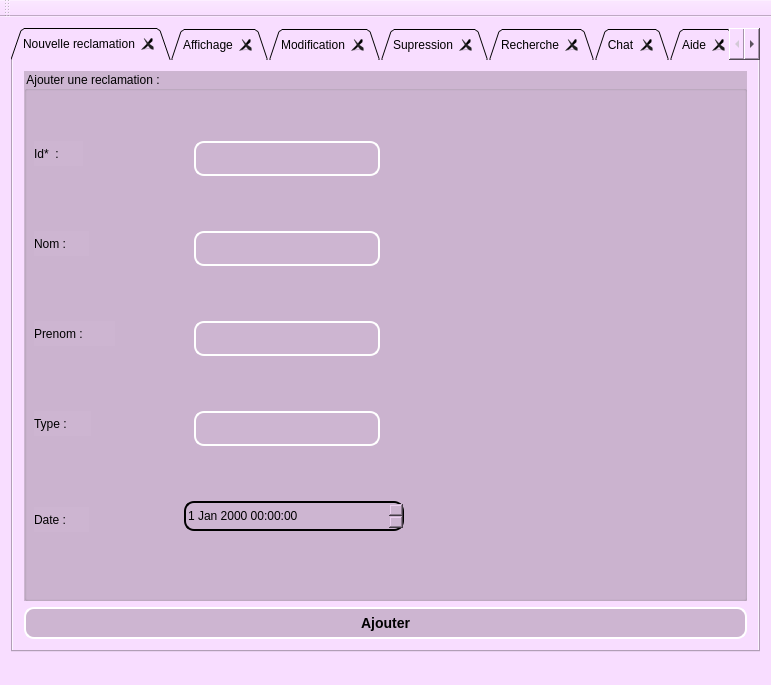
<?xml version="1.0" encoding="UTF-8"?>
<ui version="4.0">
 <class>MainWindow</class>
 <widget class="QMainWindow" name="MainWindow">
  <property name="geometry">
   <rect>
    <x>0</x>
    <y>0</y>
    <width>771</width>
    <height>685</height>
   </rect>
  </property>
  <property name="windowTitle">
   <string>Gestion des Clients</string>
  </property>
  <property name="styleSheet">
   <string notr="true">background-color: rgb(248, 221, 255);
</string>
  </property>
  <widget class="QWidget" name="centralWidget">
   <layout class="QVBoxLayout" name="verticalLayout_3">
    <item>
     <widget class="QTabWidget" name="tabWidget">
      <property name="cursor">
       <cursorShape>CrossCursor</cursorShape>
      </property>
      <property name="tabPosition">
       <enum>QTabWidget::North</enum>
      </property>
      <property name="tabShape">
       <enum>QTabWidget::Triangular</enum>
      </property>
      <property name="currentIndex">
       <number>0</number>
      </property>
      <property name="tabsClosable">
       <bool>true</bool>
      </property>
      <property name="movable">
       <bool>true</bool>
      </property>
      <widget class="QWidget" name="tab">
       <attribute name="title">
        <string>Nouvelle reclamation</string>
       </attribute>
       <layout class="QVBoxLayout" name="verticalLayout_5">
        <item>
         <widget class="QGroupBox" name="groupBox">
          <property name="styleSheet">
           <string notr="true">background-color: rgb(205, 181, 209);
font: 12pt &quot;MS Shell Dlg 2&quot;;</string>
          </property>
          <property name="title">
           <string>Ajouter une reclamation :</string>
          </property>
          <widget class="QLabel" name="label">
           <property name="geometry">
            <rect>
             <x>10</x>
             <y>70</y>
             <width>49</width>
             <height>25</height>
            </rect>
           </property>
           <property name="text">
            <string>Id*  :</string>
           </property>
          </widget>
          <widget class="QLineEdit" name="LE1">
           <property name="geometry">
            <rect>
             <x>170</x>
             <y>70</y>
             <width>186</width>
             <height>35</height>
            </rect>
           </property>
           <property name="styleSheet">
            <string notr="true">background-color: rgb(205, 181, 209);
    border-style: outset;
    border-width: 2px;
    border-radius: 10px;
    border-color: white;
    font: bold 14px;
    min-width: 10em;
    padding: 6px</string>
           </property>
          </widget>
          <widget class="QLabel" name="label_2">
           <property name="geometry">
            <rect>
             <x>10</x>
             <y>160</y>
             <width>55</width>
             <height>25</height>
            </rect>
           </property>
           <property name="text">
            <string>Nom :</string>
           </property>
          </widget>
          <widget class="QLineEdit" name="LE">
           <property name="geometry">
            <rect>
             <x>170</x>
             <y>340</y>
             <width>186</width>
             <height>35</height>
            </rect>
           </property>
           <property name="styleSheet">
            <string notr="true">background-color: rgb(205, 181, 209);
    border-style: outset;
    border-width: 2px;
    border-radius: 10px;
    border-color: white;
    font: bold 14px;
    min-width: 10em;
    padding: 6px</string>
           </property>
          </widget>
          <widget class="QLabel" name="label_3">
           <property name="geometry">
            <rect>
             <x>10</x>
             <y>250</y>
             <width>81</width>
             <height>25</height>
            </rect>
           </property>
           <property name="text">
            <string>Prenom :</string>
           </property>
          </widget>
          <widget class="QLineEdit" name="LE2">
           <property name="geometry">
            <rect>
             <x>170</x>
             <y>160</y>
             <width>186</width>
             <height>35</height>
            </rect>
           </property>
           <property name="styleSheet">
            <string notr="true">background-color: rgb(205, 181, 209);
    border-style: outset;
    border-width: 2px;
    border-radius: 10px;
    border-color: white;
    font: bold 14px;
    min-width: 10em;
    padding: 6px</string>
           </property>
          </widget>
          <widget class="QLabel" name="label_4">
           <property name="geometry">
            <rect>
             <x>10</x>
             <y>340</y>
             <width>57</width>
             <height>25</height>
            </rect>
           </property>
           <property name="text">
            <string>Type :</string>
           </property>
          </widget>
          <widget class="QLabel" name="label_5">
           <property name="geometry">
            <rect>
             <x>10</x>
             <y>436</y>
             <width>55</width>
             <height>25</height>
            </rect>
           </property>
           <property name="text">
            <string>Date :</string>
           </property>
          </widget>
          <widget class="QDateTimeEdit" name="dateTimeEdit">
           <property name="geometry">
            <rect>
             <x>160</x>
             <y>430</y>
             <width>220</width>
             <height>30</height>
            </rect>
           </property>
           <property name="styleSheet">
            <string notr="true"> border-style: outset;
    border-width: 2px;
    border-radius: 10px;</string>
           </property>
          </widget>
          <widget class="QLineEdit" name="LE3">
           <property name="geometry">
            <rect>
             <x>170</x>
             <y>250</y>
             <width>186</width>
             <height>35</height>
            </rect>
           </property>
           <property name="styleSheet">
            <string notr="true">background-color: rgb(205, 181, 209);
    border-style: outset;
    border-width: 2px;
    border-radius: 10px;
    border-color: white;
    font: bold 14px;
    min-width: 10em;
    padding: 6px</string>
           </property>
          </widget>
         </widget>
        </item>
        <item>
         <widget class="QPushButton" name="ajouter">
          <property name="styleSheet">
           <string notr="true">background-color: rgb(205, 181, 209);
    border-style: outset;
    border-width: 2px;
    border-radius: 10px;
    border-color: white;
    font: bold 14px;
    min-width: 10em;
    padding: 6px</string>
          </property>
          <property name="text">
           <string>Ajouter</string>
          </property>
         </widget>
        </item>
       </layout>
      </widget>
      <widget class="QWidget" name="tab_3">
       <attribute name="title">
        <string>Affichage</string>
       </attribute>
       <layout class="QVBoxLayout" name="verticalLayout">
        <item>
         <widget class="QTableView" name="tableView">
          <property name="styleSheet">
           <string notr="true">background-color: rgb(205, 181, 209);
 </string>
          </property>
         </widget>
        </item>
        <item>
         <widget class="QLabel" name="label_12">
          <property name="text">
           <string>ID :</string>
          </property>
         </widget>
        </item>
        <item>
         <widget class="QLineEdit" name="LE8">
          <property name="styleSheet">
           <string notr="true">background-color: rgb(205, 181, 209);
    border-style: outset;
    border-width: 2px;
    border-radius: 10px;
    border-color: white;
    font: bold 14px;
    min-width: 10em;
    padding: 6px</string>
          </property>
         </widget>
        </item>
        <item>
         <widget class="QPushButton" name="chercher">
          <property name="styleSheet">
           <string notr="true">background-color: rgb(205, 181, 209);
    border-style: outset;
    border-width: 2px;
    border-radius: 10px;
    border-color: white;
    font: bold 14px;
    min-width: 10em;
    padding: 6px</string>
          </property>
          <property name="text">
           <string>Chercher</string>
          </property>
         </widget>
        </item>
        <item>
         <widget class="QPushButton" name="stat">
          <property name="styleSheet">
           <string notr="true">background-color: rgb(205, 181, 209);
    border-style: outset;
    border-width: 2px;
    border-radius: 10px;
    border-color: white;
    font: bold 14px;
    min-width: 10em;
    padding: 6px</string>
          </property>
          <property name="text">
           <string>Statistique</string>
          </property>
         </widget>
        </item>
        <item>
         <widget class="QPushButton" name="tri">
          <property name="styleSheet">
           <string notr="true">background-color: rgb(205, 181, 209);
    border-style: outset;
    border-width: 2px;
    border-radius: 10px;
    border-color: white;
    font: bold 14px;
    min-width: 10em;
    padding: 6px</string>
          </property>
          <property name="text">
           <string>Trier</string>
          </property>
         </widget>
        </item>
       </layout>
      </widget>
      <widget class="QWidget" name="tab_2">
       <attribute name="title">
        <string>Modification</string>
       </attribute>
       <layout class="QVBoxLayout" name="verticalLayout_12">
        <item>
         <widget class="QGroupBox" name="groupBox_6">
          <property name="styleSheet">
           <string notr="true">background-color: rgb(205, 181, 209);
font: 12pt &quot;MS Shell Dlg 2&quot;;</string>
          </property>
          <property name="title">
           <string>Modification :</string>
          </property>
          <layout class="QVBoxLayout" name="verticalLayout_4">
           <item>
            <widget class="QLabel" name="label_11">
             <property name="text">
              <string>ID :</string>
             </property>
            </widget>
           </item>
           <item>
            <widget class="QLineEdit" name="LE_2">
             <property name="styleSheet">
              <string notr="true">background-color: rgb(205, 181, 209);
    border-style: outset;
    border-width: 2px;
    border-radius: 10px;
    border-color: white;
    font: bold 14px;
    min-width: 10em;
    padding: 6px</string>
             </property>
            </widget>
           </item>
           <item>
            <widget class="QLabel" name="label_13">
             <property name="text">
              <string>type :</string>
             </property>
            </widget>
           </item>
           <item>
            <widget class="QLineEdit" name="LE2_2">
             <property name="styleSheet">
              <string notr="true">background-color: rgb(205, 181, 209);
    border-style: outset;
    border-width: 2px;
    border-radius: 10px;
    border-color: white;
    font: bold 14px;
    min-width: 10em;
    padding: 6px</string>
             </property>
            </widget>
           </item>
           <item>
            <widget class="QTableView" name="TB4">
             <property name="styleSheet">
              <string notr="true">background-color: rgb(205, 181, 209);
 </string>
             </property>
            </widget>
           </item>
          </layout>
         </widget>
        </item>
        <item>
         <widget class="QPushButton" name="modifier">
          <property name="styleSheet">
           <string notr="true">background-color: rgb(205, 181, 209);
    border-style: outset;
    border-width: 2px;
    border-radius: 10px;
    border-color: white;
    font: bold 14px;
    min-width: 10em;
    padding: 6px</string>
          </property>
          <property name="text">
           <string>Modifier</string>
          </property>
         </widget>
        </item>
       </layout>
      </widget>
      <widget class="QWidget" name="tab_5">
       <attribute name="title">
        <string>Supression</string>
       </attribute>
       <layout class="QVBoxLayout" name="verticalLayout_10">
        <item>
         <widget class="QGroupBox" name="groupBox_4">
          <property name="styleSheet">
           <string notr="true">background-color: rgb(205, 181, 209);
font: 12pt &quot;MS Shell Dlg 2&quot;;</string>
          </property>
          <property name="title">
           <string>Suppression :</string>
          </property>
          <widget class="QLabel" name="label_10">
           <property name="geometry">
            <rect>
             <x>10</x>
             <y>110</y>
             <width>35</width>
             <height>25</height>
            </rect>
           </property>
           <property name="text">
            <string>ID :</string>
           </property>
          </widget>
          <widget class="QLineEdit" name="LE6">
           <property name="geometry">
            <rect>
             <x>80</x>
             <y>110</y>
             <width>205</width>
             <height>30</height>
            </rect>
           </property>
           <property name="styleSheet">
            <string notr="true">background-color: rgb(205, 181, 209);
    border-style: outset;
    border-width: 2px;
    border-radius: 10px;
    border-color: white;
    font: bold 14px;
    min-width: 10em;
    padding: 6px</string>
           </property>
          </widget>
         </widget>
        </item>
        <item>
         <widget class="QPushButton" name="supprimer">
          <property name="styleSheet">
           <string notr="true">background-color: rgb(205, 181, 209);
    border-style: outset;
    border-width: 2px;
    border-radius: 10px;
    border-color: white;
    font: bold 14px;
    min-width: 10em;
    padding: 6px</string>
          </property>
          <property name="text">
           <string>Supprimer</string>
          </property>
         </widget>
        </item>
       </layout>
      </widget>
      <widget class="QWidget" name="tab_7">
       <attribute name="title">
        <string>Recherche</string>
       </attribute>
       <layout class="QVBoxLayout" name="verticalLayout_9">
        <item>
         <widget class="QGroupBox" name="groupBox_5">
          <property name="styleSheet">
           <string notr="true">background-color: rgb(205, 181, 209);
font: 12pt &quot;MS Shell Dlg 2&quot;;</string>
          </property>
          <property name="title">
           <string>Recherche :</string>
          </property>
         </widget>
        </item>
       </layout>
      </widget>
      <widget class="QWidget" name="widget">
       <attribute name="title">
        <string>Chat</string>
       </attribute>
       <layout class="QVBoxLayout" name="verticalLayout_2">
        <item>
         <widget class="QGroupBox" name="groupBox_2">
          <property name="styleSheet">
           <string notr="true">background-color: rgb(205, 181, 209);
font: 12pt &quot;MS Shell Dlg 2&quot;;</string>
          </property>
          <property name="title">
           <string>Chat:</string>
          </property>
          <widget class="QLineEdit" name="rcpt">
           <property name="geometry">
            <rect>
             <x>30</x>
             <y>70</y>
             <width>351</width>
             <height>30</height>
            </rect>
           </property>
           <property name="placeholderText">
            <string>*****@gmail.com</string>
           </property>
          </widget>
          <widget class="QLineEdit" name="mail_pass">
           <property name="geometry">
            <rect>
             <x>480</x>
             <y>70</y>
             <width>201</width>
             <height>30</height>
            </rect>
           </property>
           <property name="placeholderText">
            <string>pswd</string>
           </property>
          </widget>
          <widget class="QLineEdit" name="subject">
           <property name="geometry">
            <rect>
             <x>30</x>
             <y>130</y>
             <width>351</width>
             <height>30</height>
            </rect>
           </property>
           <property name="placeholderText">
            <string>titre</string>
           </property>
          </widget>
          <widget class="QLineEdit" name="msg">
           <property name="geometry">
            <rect>
             <x>160</x>
             <y>230</y>
             <width>401</width>
             <height>181</height>
            </rect>
           </property>
           <property name="placeholderText">
            <string>ecrivez votre texte ici ...</string>
           </property>
          </widget>
          <widget class="QPushButton" name="Mail">
           <property name="geometry">
            <rect>
             <x>470</x>
             <y>440</y>
             <width>186</width>
             <height>28</height>
            </rect>
           </property>
           <property name="styleSheet">
            <string notr="true">background-color: rgb(205, 181, 209);
    border-style: outset;
    border-width: 2px;
    border-radius: 10px;
    border-color: white;
    font: bold 14px;
    min-width: 10em;
    padding: 6px</string>
           </property>
           <property name="text">
            <string>Mail</string>
           </property>
          </widget>
          <widget class="QPushButton" name="browseBtn">
           <property name="geometry">
            <rect>
             <x>430</x>
             <y>180</y>
             <width>186</width>
             <height>28</height>
            </rect>
           </property>
           <property name="styleSheet">
            <string notr="true">background-color: rgb(205, 181, 209);
    border-style: outset;
    border-width: 2px;
    border-radius: 10px;
    border-color: white;
    font: bold 14px;
    min-width: 10em;
    padding: 6px</string>
           </property>
           <property name="text">
            <string>Parcourir</string>
           </property>
          </widget>
          <widget class="QLineEdit" name="file">
           <property name="geometry">
            <rect>
             <x>30</x>
             <y>180</y>
             <width>351</width>
             <height>30</height>
            </rect>
           </property>
           <property name="placeholderText">
            <string>titre</string>
           </property>
          </widget>
         </widget>
        </item>
       </layout>
      </widget>
      <widget class="QWidget" name="tab_4">
       <attribute name="title">
        <string>Aide</string>
       </attribute>
       <layout class="QVBoxLayout" name="verticalLayout_7">
        <item>
         <widget class="QGroupBox" name="groupBox_3">
          <property name="styleSheet">
           <string notr="true">background-color: rgb(205, 181, 209);
font: 12pt &quot;MS Shell Dlg 2&quot;;</string>
          </property>
          <property name="title">
           <string>Aide :</string>
          </property>
          <layout class="QVBoxLayout" name="verticalLayout_8">
           <item>
            <widget class="QLabel" name="label_8">
             <property name="text">
              <string>Id de l'expediteur:</string>
             </property>
            </widget>
           </item>
           <item>
            <widget class="QLineEdit" name="LE7">
             <property name="styleSheet">
              <string notr="true">background-color: rgb(205, 181, 209);
    border-style: outset;
    border-width: 2px;
    border-radius: 10px;
    border-color: white;
    font: bold 14px;
    min-width: 10em;
    padding: 6px</string>
             </property>
            </widget>
           </item>
           <item>
            <widget class="QLabel" name="label_9">
             <property name="text">
              <string>Tapez votre demande :</string>
             </property>
            </widget>
           </item>
           <item>
            <widget class="QScrollArea" name="scrollArea_2">
             <property name="toolTip">
              <string>Tapez ici ...</string>
             </property>
             <property name="styleSheet">
              <string notr="true">background-color: rgb(255, 239, 255);</string>
             </property>
             <property name="widgetResizable">
              <bool>true</bool>
             </property>
             <widget class="QWidget" name="scrollAreaWidgetContents_2">
              <property name="geometry">
               <rect>
                <x>0</x>
                <y>0</y>
                <width>707</width>
                <height>363</height>
               </rect>
              </property>
             </widget>
            </widget>
           </item>
           <item>
            <widget class="QDateTimeEdit" name="dateTimeEdit_3">
             <property name="styleSheet">
              <string notr="true"> border-style: outset;
    border-width: 2px;
    border-radius: 10px;</string>
             </property>
            </widget>
           </item>
           <item>
            <widget class="QPushButton" name="aide">
             <property name="styleSheet">
              <string notr="true">background-color: rgb(205, 181, 209);
    border-style: outset;
    border-width: 2px;
    border-radius: 10px;
    border-color: white;
    font: bold 14px;
    min-width: 10em;
    padding: 6px</string>
             </property>
             <property name="text">
              <string>Envoyer</string>
             </property>
            </widget>
           </item>
          </layout>
         </widget>
        </item>
       </layout>
      </widget>
      <widget class="QWidget" name="tab_6">
       <attribute name="title">
        <string>PDF</string>
       </attribute>
       <layout class="QVBoxLayout" name="verticalLayout_11">
        <item>
         <widget class="QTableWidget" name="tableWidget_5">
          <property name="styleSheet">
           <string notr="true">background-color: rgb(248, 221, 255);
background-color: rgb(205, 181, 209);</string>
          </property>
          <column>
           <property name="text">
            <string>Id</string>
           </property>
          </column>
          <column>
           <property name="text">
            <string>Nom</string>
           </property>
          </column>
          <column>
           <property name="text">
            <string>Prenom</string>
           </property>
          </column>
          <column>
           <property name="text">
            <string>Type</string>
           </property>
          </column>
          <column>
           <property name="text">
            <string>Date</string>
           </property>
          </column>
         </widget>
        </item>
        <item>
         <widget class="QPushButton" name="exporter">
          <property name="styleSheet">
           <string notr="true">background-color: rgb(205, 181, 209);
    border-style: outset;
    border-width: 2px;
    border-radius: 10px;
    border-color: white;
    font: bold 14px;
    min-width: 10em;
    padding: 6px</string>
          </property>
          <property name="text">
           <string>Exportez</string>
          </property>
         </widget>
        </item>
       </layout>
      </widget>
     </widget>
    </item>
   </layout>
  </widget>
  <widget class="QToolBar" name="mainToolBar">
   <attribute name="toolBarArea">
    <enum>TopToolBarArea</enum>
   </attribute>
   <attribute name="toolBarBreak">
    <bool>false</bool>
   </attribute>
  </widget>
  <widget class="QStatusBar" name="statusBar"/>
 </widget>
 <layoutdefault spacing="6" margin="11"/>
 <resources/>
 <connections/>
</ui>
